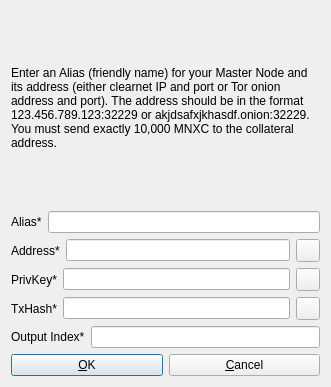
<?xml version="1.0" encoding="UTF-8"?>
<ui version="4.0">
 <class>AddEditAdrenalineNode</class>
 <widget class="QDialog" name="AddEditAdrenalineNode">
  <property name="geometry">
   <rect>
    <x>0</x>
    <y>0</y>
    <width>331</width>
    <height>387</height>
   </rect>
  </property>
  <property name="windowTitle">
   <string>Add/Edit MasternodeXchange Node</string>
  </property>
  <property name="modal">
   <bool>true</bool>
  </property>
  <layout class="QVBoxLayout" name="verticalLayout">
   <item>
    <widget class="QLabel" name="label_9">
     <property name="sizePolicy">
      <sizepolicy hsizetype="Preferred" vsizetype="Expanding">
       <horstretch>0</horstretch>
       <verstretch>0</verstretch>
      </sizepolicy>
     </property>
     <property name="text">
      <string>&lt;html&gt;&lt;head/&gt;&lt;body&gt;&lt;p&gt;Enter an Alias (friendly name) for your Master Node and its address (either clearnet IP and port or Tor onion address and port). The address should be in the format 123.456.789.123:32229 or akjdsafxjkhasdf.onion:32229. You must send exactly 10,000 MNXC to the collateral address.&lt;/p&gt;&lt;/body&gt;&lt;/html&gt;</string>
     </property>
     <property name="wordWrap">
      <bool>true</bool>
     </property>
    </widget>
   </item>
   <item>
    <layout class="QHBoxLayout" name="horizontalLayout_4">
     <property name="bottomMargin">
      <number>0</number>
     </property>
     <item>
      <widget class="QLabel" name="label_4">
       <property name="text">
        <string>Alias*</string>
       </property>
      </widget>
     </item>
     <item>
      <widget class="QLineEdit" name="aliasLineEdit"/>
     </item>
    </layout>
   </item>
   <item>
    <layout class="QHBoxLayout" name="horizontalLayout_5">
     <property name="bottomMargin">
      <number>0</number>
     </property>
     <item>
      <widget class="QLabel" name="label_6">
       <property name="text">
        <string>Address*</string>
       </property>
      </widget>
     </item>
     <item>
      <widget class="QLineEdit" name="addressLineEdit"/>
     </item>
     <item>
      <widget class="QToolButton" name="AddEditAddressPasteButton">
       <property name="toolTip">
        <string>Paste address from clipboard</string>
       </property>
       <property name="text">
        <string/>
       </property>
       <property name="icon">
        <iconset resource="../bitcoin.qrc">
         <normaloff>:/icons/editpaste</normaloff>:/icons/editpaste</iconset>
       </property>
       <property name="shortcut">
        <string>Alt+P</string>
       </property>
      </widget>
     </item>
    </layout>
   </item>
   <item>
    <layout class="QHBoxLayout" name="horizontalLayout_3">
     <property name="bottomMargin">
      <number>0</number>
     </property>
     <item>
      <widget class="QLabel" name="label_5">
       <property name="text">
        <string>PrivKey*</string>
       </property>
      </widget>
     </item>
     <item>
      <widget class="QLineEdit" name="privkeyLineEdit"/>
     </item>
     <item>
      <widget class="QToolButton" name="AddEditPrivkeyPasteButton">
       <property name="toolTip">
        <string>Paste address from clipboard</string>
       </property>
       <property name="text">
        <string/>
       </property>
       <property name="icon">
        <iconset resource="../bitcoin.qrc">
         <normaloff>:/icons/editpaste</normaloff>:/icons/editpaste</iconset>
       </property>
       <property name="shortcut">
        <string>Alt+P</string>
       </property>
      </widget>
     </item>
    </layout>
   </item>
   <item>
    <layout class="QHBoxLayout" name="horizontalLayout_2">
     <property name="bottomMargin">
      <number>0</number>
     </property>
     <item>
      <widget class="QLabel" name="label_2">
       <property name="text">
        <string>TxHash*</string>
       </property>
      </widget>
     </item>
     <item>
      <widget class="QLineEdit" name="txhashLineEdit"/>
     </item>
     <item>
      <widget class="QToolButton" name="AddEditTxhashPasteButton">
       <property name="toolTip">
        <string>Paste address from clipboard</string>
       </property>
       <property name="text">
        <string/>
       </property>
       <property name="icon">
        <iconset resource="../bitcoin.qrc">
         <normaloff>:/icons/editpaste</normaloff>:/icons/editpaste</iconset>
       </property>
       <property name="shortcut">
        <string>Alt+P</string>
       </property>
      </widget>
     </item>
    </layout>
   </item>
   <item>
    <layout class="QHBoxLayout" name="horizontalLayout_8">
     <property name="bottomMargin">
      <number>0</number>
     </property>
     <item>
      <widget class="QLabel" name="label_8">
       <property name="text">
        <string>Output Index*</string>
       </property>
      </widget>
     </item>
     <item>
      <widget class="QLineEdit" name="outputindexLineEdit"/>
     </item>
    </layout>
   </item>
   <item>
    <layout class="QHBoxLayout" name="horizontalLayout_Buttons">
     <item>
      <widget class="QPushButton" name="okButton">
       <property name="text">
        <string>&amp;OK</string>
       </property>
      </widget>
     </item>
     <item>
      <widget class="QPushButton" name="cancelButton">
       <property name="text">
        <string>&amp;Cancel</string>
       </property>
       <property name="autoDefault">
        <bool>false</bool>
       </property>
      </widget>
     </item>
    </layout>
   </item>
  </layout>
 </widget>
 <resources>
  <include location="../bitcoin.qrc"/>
 </resources>
 <connections/>
</ui>
